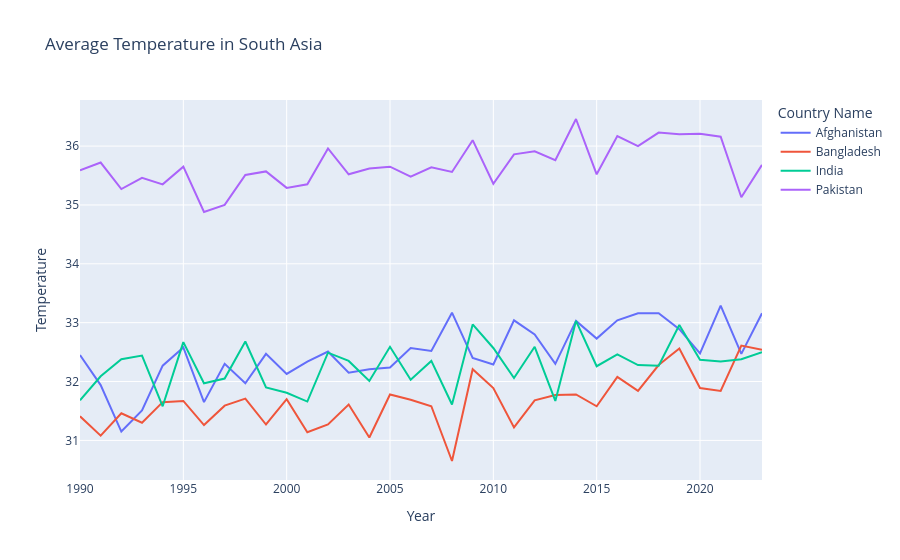

The notebook cell this image was saved under:
### Code cell
# south asia plot with plotly for each country in south asia
countries = ['India', 'Pakistan', 'Bangladesh', 'Srilanka', 'Afghanistan'] 
south_asia = temp[temp['Country Name'].isin(countries)].copy()
south_asia['Year'] = south_asia['Year'].astype(int)
fig = px.line(south_asia, x='Year', y='Temperature', color='Country Name', title='Average Temperature in South Asia')
fig.show()

### Figure 1 — Plotly figure (JSON) as saved in the notebook; plotly's stock layout.template omitted (floating-point values rounded to 4 significant figures)
{"data": [{"hovertemplate": "Country Name=Afghanistan<br>Year=%{x}<br>Temperature=%{y}<extra></extra>", "legendgroup": "Afghanistan", "line": {"color": "#636efa", "dash": "solid"}, "marker": {"symbol": "circle"}, "mode": "lines", "name": "Afghanistan", "orientation": "v", "showlegend": true, "type": "scatter", "x": [1990, 1991, 1992, 1993, 1994, 1995, 1996, 1997, 1998, 1999, 2000, 2001, 2002, 2003, 2004, 2005, 2006, 2007, 2008, 2009, 2010, 2011, 2012, 2013, 2014, 2015, 2016, 2017, 2018, 2019, 2020, 2021, 2022, 2023], "xaxis": "x", "y": [32.45, 31.94, 31.15, 31.51, 32.27, 32.58, 31.65, 32.3, 31.97, 32.47, 32.13, 32.34, 32.51, 32.15, 32.21, 32.24, 32.57, 32.52, 33.17, 32.4, 32.29, 33.04, 32.8, 32.3, 33.03, 32.73, 33.04, 33.16, 33.16, 32.89, 32.48, 33.29, 32.47, 33.16], "yaxis": "y"}, {"hovertemplate": "Country Name=Bangladesh<br>Year=%{x}<br>Temperature=%{y}<extra></extra>", "legendgroup": "Bangladesh", "line": {"color": "#EF553B", "dash": "solid"}, "marker": {"symbol": "circle"}, "mode": "lines", "name": "Bangladesh", "orientation": "v", "showlegend": true, "type": "scatter", "x": [1990, 1991, 1992, 1993, 1994, 1995, 1996, 1997, 1998, 1999, 2000, 2001, 2002, 2003, 2004, 2005, 2006, 2007, 2008, 2009, 2010, 2011, 2012, 2013, 2014, 2015, 2016, 2017, 2018, 2019, 2020, 2021, 2022, 2023], "xaxis": "x", "y": [31.41, 31.08, 31.46, 31.3, 31.65, 31.67, 31.26, 31.59, 31.71, 31.27, 31.7, 31.14, 31.27, 31.61, 31.05, 31.78, 31.69, 31.58, 30.65, 32.21, 31.89, 31.22, 31.68, 31.77, 31.78, 31.58, 32.08, 31.84, 32.28, 32.56, 31.89, 31.84, 32.61, 32.54], "yaxis": "y"}, {"hovertemplate": "Country Name=India<br>Year=%{x}<br>Temperature=%{y}<extra></extra>", "legendgroup": "India", "line": {"color": "#00cc96", "dash": "solid"}, "marker": {"symbol": "circle"}, "mode": "lines", "name": "India", "orientation": "v", "showlegend": true, "type": "scatter", "x": [1990, 1991, 1992, 1993, 1994, 1995, 1996, 1997, 1998, 1999, 2000, 2001, 2002, 2003, 2004, 2005, 2006, 2007, 2008, 2009, 2010, 2011, 2012, 2013, 2014, 2015, 2016, 2017, 2018, 2019, 2020, 2021, 2022, 2023], "xaxis": "x", "y": [31.68, 32.09, 32.38, 32.44, 31.58, 32.67, 31.97, 32.05, 32.68, 31.9, 31.81, 31.66, 32.49, 32.35, 32.01, 32.59, 32.03, 32.35, 31.61, 32.97, 32.57, 32.06, 32.59, 31.67, 33.03, 32.26, 32.46, 32.28, 32.27, 32.96, 32.37, 32.34, 32.38, 32.5], "yaxis": "y"}, {"hovertemplate": "Country Name=Pakistan<br>Year=%{x}<br>Temperature=%{y}<extra></extra>", "legendgroup": "Pakistan", "line": {"color": "#ab63fa", "dash": "solid"}, "marker": {"symbol": "circle"}, "mode": "lines", "name": "Pakistan", "orientation": "v", "showlegend": true, "type": "scatter", "x": [1990, 1991, 1992, 1993, 1994, 1995, 1996, 1997, 1998, 1999, 2000, 2001, 2002, 2003, 2004, 2005, 2006, 2007, 2008, 2009, 2010, 2011, 2012, 2013, 2014, 2015, 2016, 2017, 2018, 2019, 2020, 2021, 2022, 2023], "xaxis": "x", "y": [35.59, 35.72, 35.27, 35.46, 35.35, 35.65, 34.88, 35.0, 35.51, 35.57, 35.29, 35.35, 35.96, 35.52, 35.62, 35.65, 35.48, 35.64, 35.56, 36.1, 35.36, 35.86, 35.91, 35.76, 36.46, 35.52, 36.17, 36.0, 36.23, 36.2, 36.21, 36.16, 35.13, 35.68], "yaxis": "y"}], "layout": {"legend": {"title": {"text": "Country Name"}, "tracegroupgap": 0}, "title": {"text": "Average Temperature in South Asia"}, "xaxis": {"anchor": "y", "domain": [0, 1], "title": {"text": "Year"}}, "yaxis": {"anchor": "x", "domain": [0, 1], "title": {"text": "Temperature"}}}}
